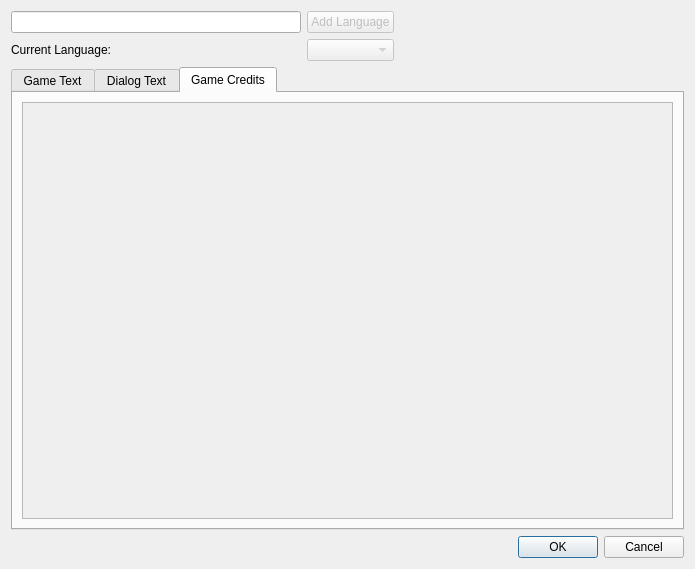
<?xml version="1.0" encoding="UTF-8"?>
<ui version="4.0">
 <class>StringsEditor</class>
 <widget class="QDialog" name="StringsEditor">
  <property name="geometry">
   <rect>
    <x>0</x>
    <y>0</y>
    <width>695</width>
    <height>569</height>
   </rect>
  </property>
  <property name="windowTitle">
   <string>Strings Editor</string>
  </property>
  <layout class="QGridLayout" name="gridLayout">
   <item row="2" column="0">
    <widget class="QDialogButtonBox" name="buttonBox">
     <property name="standardButtons">
      <set>QDialogButtonBox::Cancel|QDialogButtonBox::Ok</set>
     </property>
    </widget>
   </item>
   <item row="0" column="0">
    <layout class="QGridLayout" name="gridLayout_6">
     <property name="topMargin">
      <number>0</number>
     </property>
     <item row="0" column="0">
      <widget class="QLineEdit" name="languageName_lineEdit">
       <property name="enabled">
        <bool>true</bool>
       </property>
       <property name="maxLength">
        <number>2</number>
       </property>
      </widget>
     </item>
     <item row="0" column="1">
      <widget class="QPushButton" name="addLanguage_pushButton">
       <property name="enabled">
        <bool>false</bool>
       </property>
       <property name="text">
        <string>Add Language</string>
       </property>
      </widget>
     </item>
     <item row="0" column="2">
      <spacer name="horizontalSpacer_2">
       <property name="orientation">
        <enum>Qt::Horizontal</enum>
       </property>
       <property name="sizeHint" stdset="0">
        <size>
         <width>40</width>
         <height>20</height>
        </size>
       </property>
      </spacer>
     </item>
     <item row="2" column="1">
      <widget class="QComboBox" name="languageSelector_comboBox">
       <property name="enabled">
        <bool>false</bool>
       </property>
      </widget>
     </item>
     <item row="2" column="0">
      <widget class="QLabel" name="label_2">
       <property name="text">
        <string>Current Language:</string>
       </property>
      </widget>
     </item>
    </layout>
   </item>
   <item row="1" column="0">
    <widget class="QTabWidget" name="tabWidget">
     <property name="currentIndex">
      <number>2</number>
     </property>
     <widget class="QWidget" name="tab">
      <attribute name="title">
       <string>Game Text</string>
      </attribute>
      <layout class="QGridLayout" name="gridLayout_2">
       <item row="4" column="0">
        <widget class="QScrollArea" name="tabGame_scrollArea">
         <property name="widgetResizable">
          <bool>true</bool>
         </property>
         <widget class="QWidget" name="scrollAreaWidgetContents">
          <property name="geometry">
           <rect>
            <x>0</x>
            <y>0</y>
            <width>653</width>
            <height>417</height>
           </rect>
          </property>
          <layout class="QGridLayout" name="gridLayout_5">
           <item row="0" column="1">
            <spacer name="horizontalSpacer">
             <property name="orientation">
              <enum>Qt::Horizontal</enum>
             </property>
             <property name="sizeHint" stdset="0">
              <size>
               <width>40</width>
               <height>20</height>
              </size>
             </property>
            </spacer>
           </item>
           <item row="0" column="0">
            <layout class="QGridLayout" name="tabGame_gridLayout"/>
           </item>
           <item row="1" column="0">
            <spacer name="verticalSpacer">
             <property name="orientation">
              <enum>Qt::Vertical</enum>
             </property>
             <property name="sizeHint" stdset="0">
              <size>
               <width>20</width>
               <height>40</height>
              </size>
             </property>
            </spacer>
           </item>
          </layout>
         </widget>
        </widget>
       </item>
      </layout>
     </widget>
     <widget class="QWidget" name="tab_2">
      <attribute name="title">
       <string>Dialog Text</string>
      </attribute>
      <layout class="QGridLayout" name="gridLayout_3">
       <item row="0" column="0">
        <widget class="QScrollArea" name="tabDialog_scrollArea">
         <property name="widgetResizable">
          <bool>true</bool>
         </property>
         <widget class="QWidget" name="scrollAreaWidgetContents_2">
          <property name="geometry">
           <rect>
            <x>0</x>
            <y>0</y>
            <width>653</width>
            <height>417</height>
           </rect>
          </property>
          <layout class="QGridLayout" name="gridLayout_7">
           <item row="0" column="0">
            <layout class="QGridLayout" name="tabDialog_gridLayout">
             <item row="0" column="0">
              <widget class="QPushButton" name="addCommonString_pushButton">
               <property name="text">
                <string>Add String</string>
               </property>
              </widget>
             </item>
             <item row="1" column="0">
              <widget class="QTableView" name="commonStrings_tableView">
               <property name="selectionMode">
                <enum>QAbstractItemView::SingleSelection</enum>
               </property>
               <property name="selectionBehavior">
                <enum>QAbstractItemView::SelectRows</enum>
               </property>
              </widget>
             </item>
            </layout>
           </item>
          </layout>
         </widget>
        </widget>
       </item>
      </layout>
     </widget>
     <widget class="QWidget" name="tab_4">
      <attribute name="title">
       <string>Game Credits</string>
      </attribute>
      <layout class="QGridLayout" name="gridLayout_9">
       <item row="0" column="0">
        <widget class="QScrollArea" name="scrollArea">
         <property name="widgetResizable">
          <bool>true</bool>
         </property>
         <widget class="QWidget" name="scrollAreaWidgetContents_4">
          <property name="geometry">
           <rect>
            <x>0</x>
            <y>0</y>
            <width>653</width>
            <height>417</height>
           </rect>
          </property>
          <layout class="QGridLayout" name="gridLayout_10">
           <item row="0" column="0">
            <widget class="GameTextCreditsTab" name="gameCredits_widget" native="true"/>
           </item>
          </layout>
         </widget>
        </widget>
       </item>
      </layout>
     </widget>
    </widget>
   </item>
  </layout>
 </widget>
 <customwidgets>
  <customwidget>
   <class>GameTextCreditsTab</class>
   <extends>QWidget</extends>
   <header location="global">files_editor/gametextcreditstab.h</header>
   <container>1</container>
  </customwidget>
 </customwidgets>
 <resources/>
 <connections/>
</ui>
